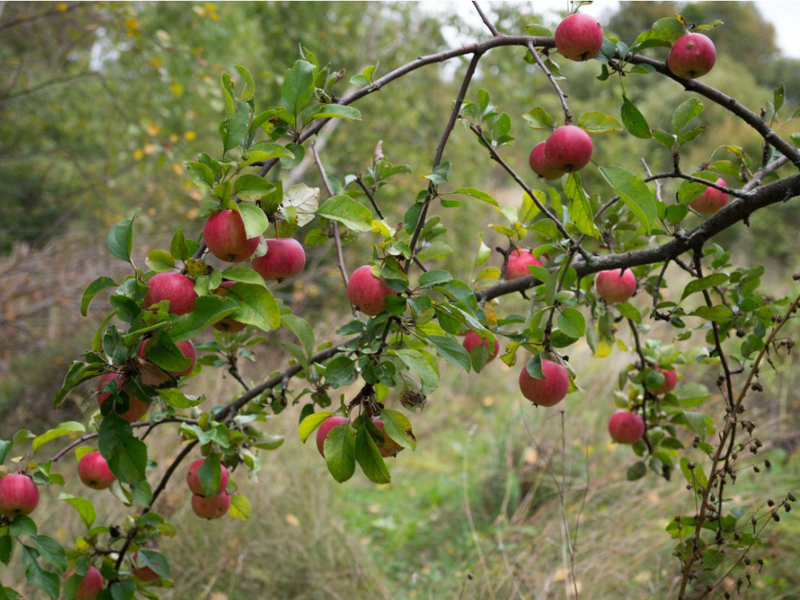
#> input picture Week_1/appletree.jpg, 1600 x 1200 px, found by its file name (shown at 1/2 size)
$ jupyter execute --allow-errors 'Weekly Project.ipynb'
#> lines starting #> are read from the running program, lines starting #| are printed output that depends on the picture; after the words box and inside, x2 and y2 are one past the last pixel; in counts of white or black regions, pixels touching at a corner belong together
# Weekly project part 1
Using the image "appletree.jpg"
1) Can you segment the apples from the tree?
2) Can you get the computer to count how many there are?
    How close can you get to the ground truth? (there are 26 apples in the image)
3) Can you change the color of one of them?
4) Can you segment the leaves?


# Weekly project part 2
1) Remove the greenscreen and replace the background in "itssp.png".
2) Can you improve the edge with eroding/dilating?

[cell 1]
import cv2
import numpy as np
import imutils
from matplotlib import pyplot as plt
from matplotlib.colors import hsv_to_rgb

[cell 2]
apple = "appletree.jpg"
bgr = cv2.imread(apple)
#> bgr is the input picture: shape (1200, 1600, 3); mean B, G, R 74.3, 117, 116.1
b, g, r = cv2.split(bgr)

apple_img = cv2.merge([r, g, b])
plt.imshow(apple_img)

[cell 3]
color = apple_img[1050, 550]
#> color = [143, 138, 106]
print(color)
#| [143 138 106]

[cell 4]
output = apple_img.copy()
upper = np.array([255, 100, 110])
lower = np.array([0, 0, 0])
mask = cv2.inRange(output, lower, upper)
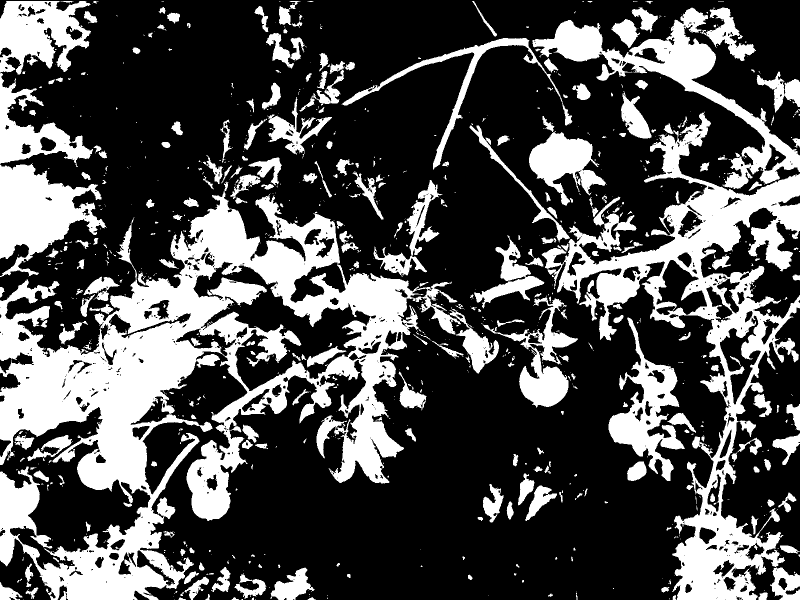
#> mask: shape (1200, 1600) (shown at 1/2 size); 30.8% white; 978 white regions (661 under 20 px), largest, box (x1, y1, x2, y2) and area: (0, 363, 922, 1200) 245308, (1083, 224, 1600, 1200) 109858, (1065, 15, 1600, 378) 32816

plt.imshow(mask)

mask = cv2.erode(mask, None, iterations = 2)
#> mask: shape (1200, 1600); 20.7% white; 539 white regions (251 under 20 px), largest, box (x1, y1, x2, y2) and area: (0, 522, 462, 988) 79091, (343, 393, 823, 965) 48422, (1116, 274, 1600, 637) 31527
plt.imshow(mask)

[cell 5]
#too much noise in rgb

[cell 6]
#HSV tryout
img = apple_img.copy()
hsv_image = cv2.cvtColor(apple_img, cv2.COLOR_RGB2HSV)
#> hsv_image: shape (1200, 1600, 3); mean H, S, V 36.8, 111.5, 124.2

lower_red_1 = np.array([0, 125, 0])
upper_red_1 = np.array([15, 255, 255])
lower_red_2 = np.array([165, 100, 0])
upper_red_2 = np.array([180, 255, 255])

mask1 = cv2.inRange(hsv_image, lower_red_1, upper_red_1)
#> mask1: shape (1200, 1600); 2.5% white; 733 white regions (605 under 20 px), largest, box (x1, y1, x2, y2) and area: (406, 419, 516, 526) 5353, (1039, 739, 1136, 810) 3244, (695, 544, 792, 628) 2787
mask2 = cv2.inRange(hsv_image, lower_red_2, upper_red_2)
#> mask2: shape (1200, 1600); 2.2% white; 143 white regions (106 under 20 px), largest, box (x1, y1, x2, y2) and area: (1061, 256, 1184, 324) 4685, (296, 546, 394, 608) 4096, (1110, 30, 1205, 95) 3613

result1 = cv2.bitwise_and(img, img, mask=mask1)
result2 = cv2.bitwise_and(img, img, mask=mask2)
results = cv2.bitwise_or(result1, result2)
plt.imshow(results)

[cell 7]
#Convert to gray

gray = cv2.cvtColor(results, cv2.COLOR_RGB2GRAY)
plt.imshow(gray, cmap = "gray")

[cell 8]
threshold = 0
threshold_value = 255

thresh = cv2.threshold(gray, threshold, threshold_value, cv2.THRESH_BINARY)[1]
#> thresh: shape (1200, 1600); 4.7% white; 619 white regions (510 under 20 px), largest, box (x1, y1, x2, y2) and area: (406, 418, 520, 526) 7724, (1059, 256, 1184, 344) 7482, (288, 538, 396, 632) 6269
plt.imshow(thresh, cmap='gray')

[cell 9]
erode_mask = thresh.copy()
erode_mask = cv2.erode(erode_mask, None, iterations = 3)
#> erode_mask: shape (1200, 1600); 3.1% white; 44 white regions (10 under 20 px), largest, box (x1, y1, x2, y2) and area: (1062, 260, 1181, 341) 6104, (410, 423, 516, 520) 5777, (293, 550, 392, 628) 4929
plt.imshow(erode_mask, cmap = "gray")

[cell 10]
dilate_mask = erode_mask.copy()
dilate_mask = cv2.dilate(dilate_mask, None ,iterations = 10)
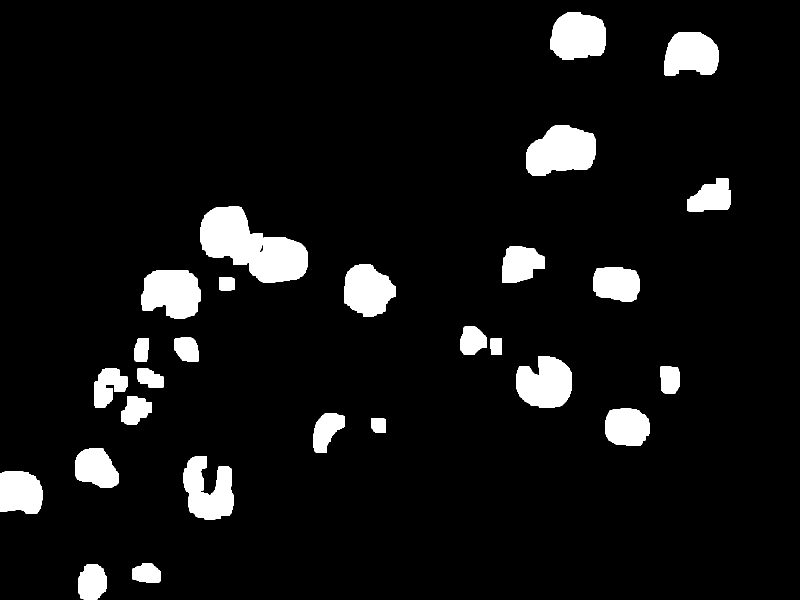
#> dilate_mask: shape (1200, 1600) (shown at 1/2 size); 7.1% white; 27 white regions
plt.imshow(dilate_mask, cmap="gray")

[cell 11]
cnts = cv2.findContours(dilate_mask.copy(), cv2.RETR_EXTERNAL, cv2.CHAIN_APPROX_SIMPLE)
#> cnts = 27 contours; largest, box (x1, y1, x2, y2) and area: (400, 413, 616, 566) 18536, (1052, 250, 1191, 351) 10425, (283, 540, 402, 638) 9062, (1033, 712, 1144, 816) 8640, (1101, 24, 1212, 119) 8463
cnts = imutils.grab_contours(cnts)
output = apple_img.copy()
for c in cnts:
    # draw each contour on the output image with a 3px thick black outline
    cv2.drawContours(output, [c], -1, (0, 0, 0), 3)
#> this loop made 27 passes
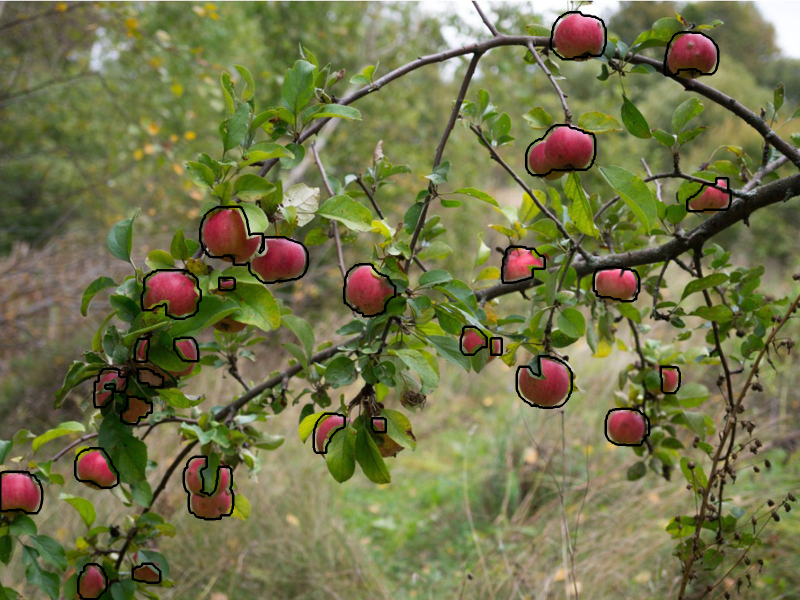
#> output: shape (1200, 1600, 3) (shown at 1/2 size); mean R, G, B 114.3, 115.1, 73.2

plt.imshow(output)

[cell 12]
text = "I found {} objects!".format(len(cnts))
#> text = 'I found 27 objects!'
text_copy = output.copy()
cv2.putText(text_copy, text, (0, 200),  cv2.FONT_HERSHEY_SIMPLEX, 3, (0, 0, 0), 10)
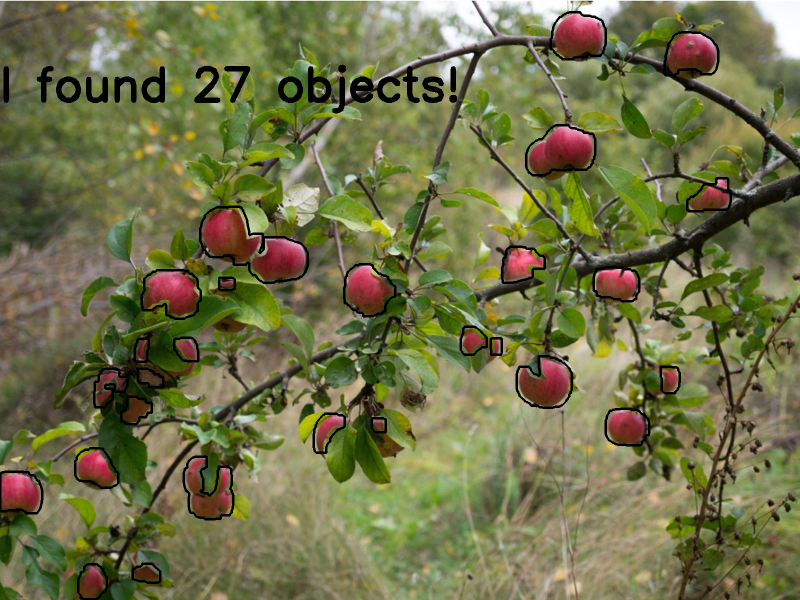
#> text_copy: shape (1200, 1600, 3) (shown at 1/2 size); 1.1% of pixels changed, all inside (x1, y1, x2, y2) = (7, 129, 915, 227)
plt.imshow(text_copy)

[cell 13]
cnts = cv2.findContours(dilate_mask.copy(), cv2.RETR_EXTERNAL, cv2.CHAIN_APPROX_SIMPLE)
cnts = imutils.grab_contours(cnts)
(h, w, d) = output.shape
#> h = 1200; w = 1600; d = 3

max_x = 0
max_y = 0
min_x = h
#> min_x = 1200
min_y = w
#> min_y = 1600

for i in cnts[1]:
    for j in i:
        if j[0]>max_x:
            max_x = j[0]
        if j[0]<min_x:
            min_x = j[0]
        if j[1]>max_y:
            max_y = j[1]
        if j[1]<min_y:
            min_y = j[1]
#> this loop made 45 passes
#> i on passes 1 to 12: [[284, 1127]], [[284, 1130]], [[283, 1131]], [[282, 1131]], [[280, 1133]], [[273, 1133]], [[272, 1134]], [[271, 1134]], [[271, 1136]], [[270, 1137]], [[265, 1137]], [[265, 1158]]
#> after the loop, max_x = 320; max_y = 1165; min_x = 265; min_y = 1127

[cell 14]
print(max_x, min_x, max_y, min_y)
#| 320 265 1165 1127
#cv2.boundingRect

[cell 15]
result = np.zeros_like(apple_img)
result_2 = apple_img.copy()
result_2[min_x:max_x,min_y:max_y] = (255,0,0)
#> result_2: shape (1200, 1600, 3); mean R, G, B 116.2, 116.9, 74.2
plt.imshow(result_2)

[cell 16]
h, w, d = apple_img.shape
blank_image = np.zeros((h,w,3), np.uint8)
cnts = cv2.findContours(dilate_mask.copy(), cv2.RETR_EXTERNAL, cv2.CHAIN_APPROX_SIMPLE)
cnts = imutils.grab_contours(cnts)
#for c in cnts:
    # draw each contour on the output image with a 3px thick black outline

cv2.drawContours(blank_image, [cnts[20]], -1, (155, 0, 155), cv2.FILLED)
plt.imshow(blank_image)

[cell 17]
color_switch = cv2.bitwise_or(apple_img.copy(), blank_image.copy(), mask = None)
plt.imshow(color_switch)

### Part 2, It's time to stop
Down is part 2 of the weekly exercise

[cell 18]
bgr_img = cv2.imread("ittsp.png")
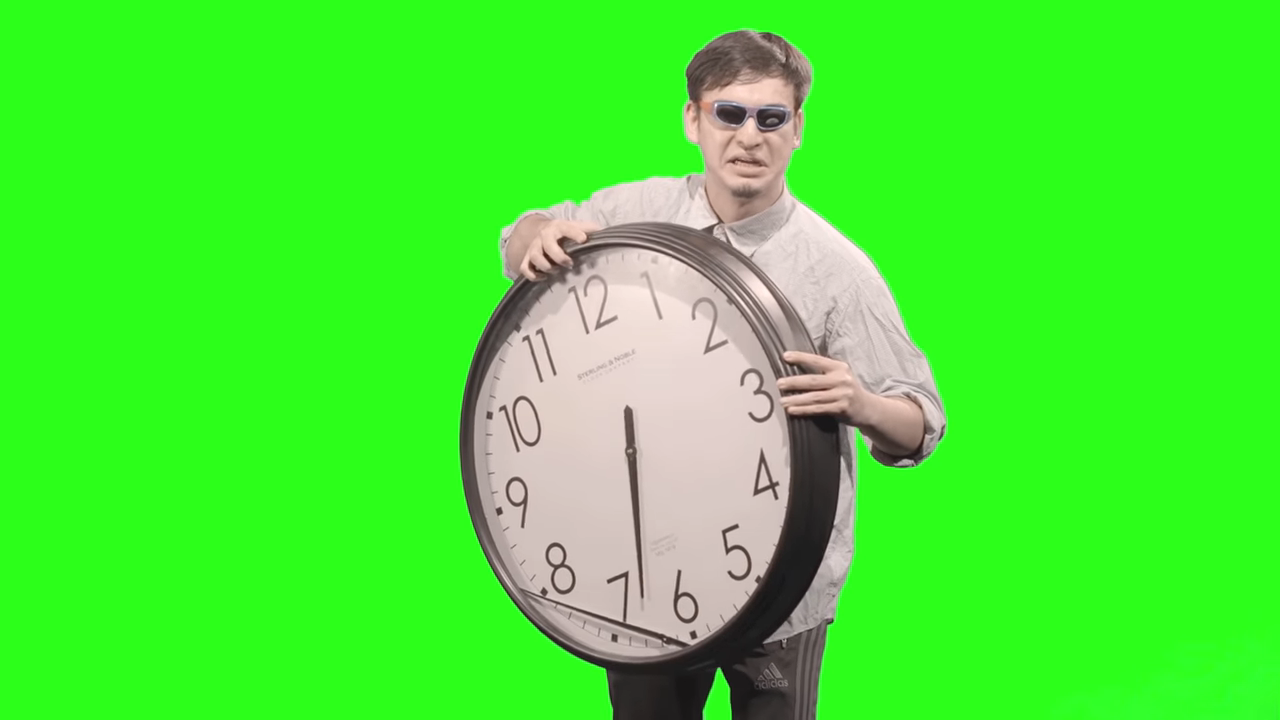
#> input picture Week_1/ittsp.png, 1280 x 720 px, found by its file name
#> bgr_img is the input picture: shape (720, 1280, 3); mean B, G, R 55, 233, 73.4
[b, g, r] = cv2.split(bgr_img)
#> b: shape (720, 1280)
#> g: shape (720, 1280)
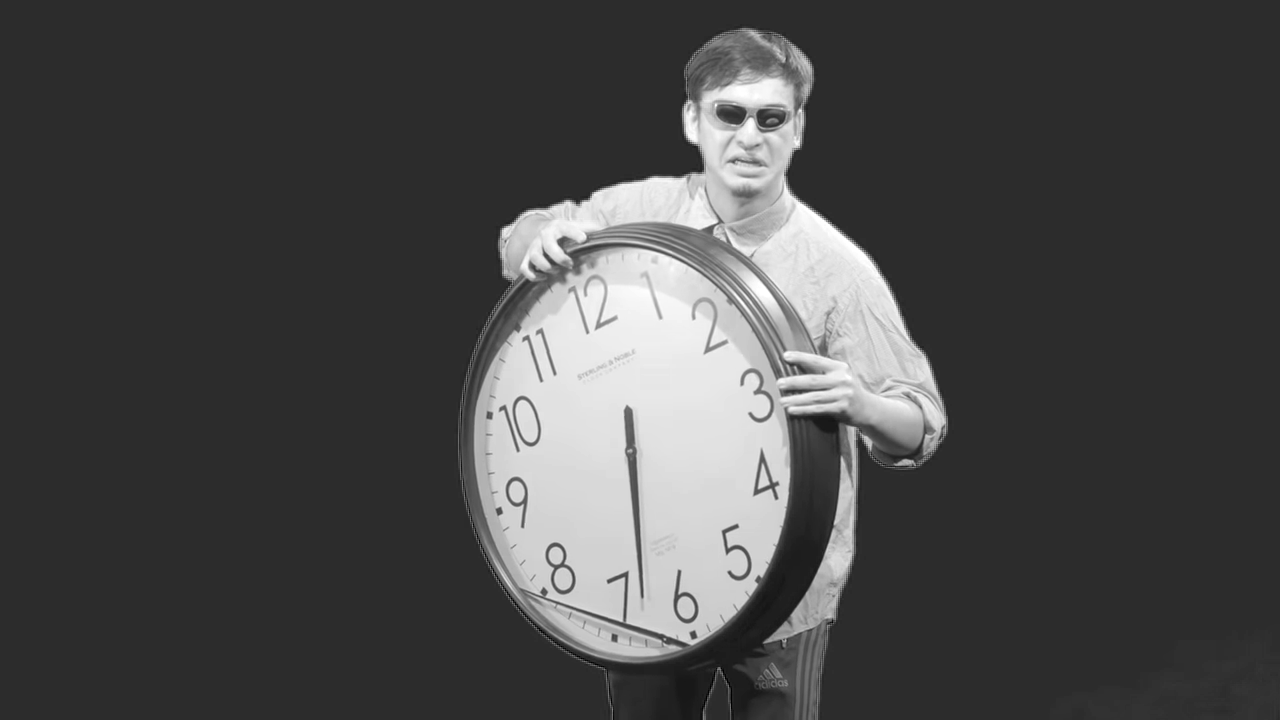
#> r: shape (720, 1280); min 0, max 255, mean 73.4
image = cv2.merge([r, g, b])
plt.imshow(image)

[cell 19]
(h, w, d) = image.shape
#> h = 720; w = 1280
print("height = {}, width = {}, d = {}".format(h, w, d))
#| height = 720, width = 1280, d = 3
(R, G, B) = image[100, 100]
#> R = 44; G = 255; B = 26
print("R = {}, G = {} B = {}".format(R, G, B))
#| R = 44, G = 255 B = 26

[cell 20]
output = image.copy()
upper = np.array([70, 255, 60])
lower = np.array([40, 245, 22])
mask = cv2.inRange(output, lower, upper)
#> mask: shape (720, 1280); 77% white; 35 black regions (34 under 20 px), largest, box (x1, y1, x2, y2) and area: (456, 24, 948, 720) 212053
plt.imshow(mask)

[cell 21]
output = image.copy()
res = cv2.bitwise_and(output, output, mask = mask)

plt.imshow(res)

[cell 22]
threshold = 225
threshold_value = 255

thresh = cv2.threshold(mask, threshold, threshold_value, cv2.THRESH_BINARY)[1]
plt.imshow(thresh, cmap='gray')
threshold = cv2.dilate(thresh, None, iterations = 3)
#> threshold: shape (720, 1280); 77.9% white; 1 black region, box (x1, y1, x2, y2) and area: (461, 31, 945, 720) 204085
k1 = cv2.bitwise_and(output, output, mask = threshold)
k = output - k1
plt.imshow(k)

[cell 23]
(h, w, d) = k.shape
bgr_img_2 = cv2.imread("appletree.jpg")
(B2, G2, R2) = cv2.split(bgr_img_2)
apples = cv2.merge([R2, G2, B2])
(b2, w2, d2) = apples.shape
#> b2 = 1200; w2 = 1600; d2 = 3
apples_resized = cv2.resize(apples, (w, h))

[cell 24]
joint = np.where(k == 0, apples_resized, k)
plt.imshow(joint)

#> (a cell that did not finish here is left out)

[cell 26]
apples_cut = cv2.bitwise_and(apples_resized, apples_resized, mask = threshold)
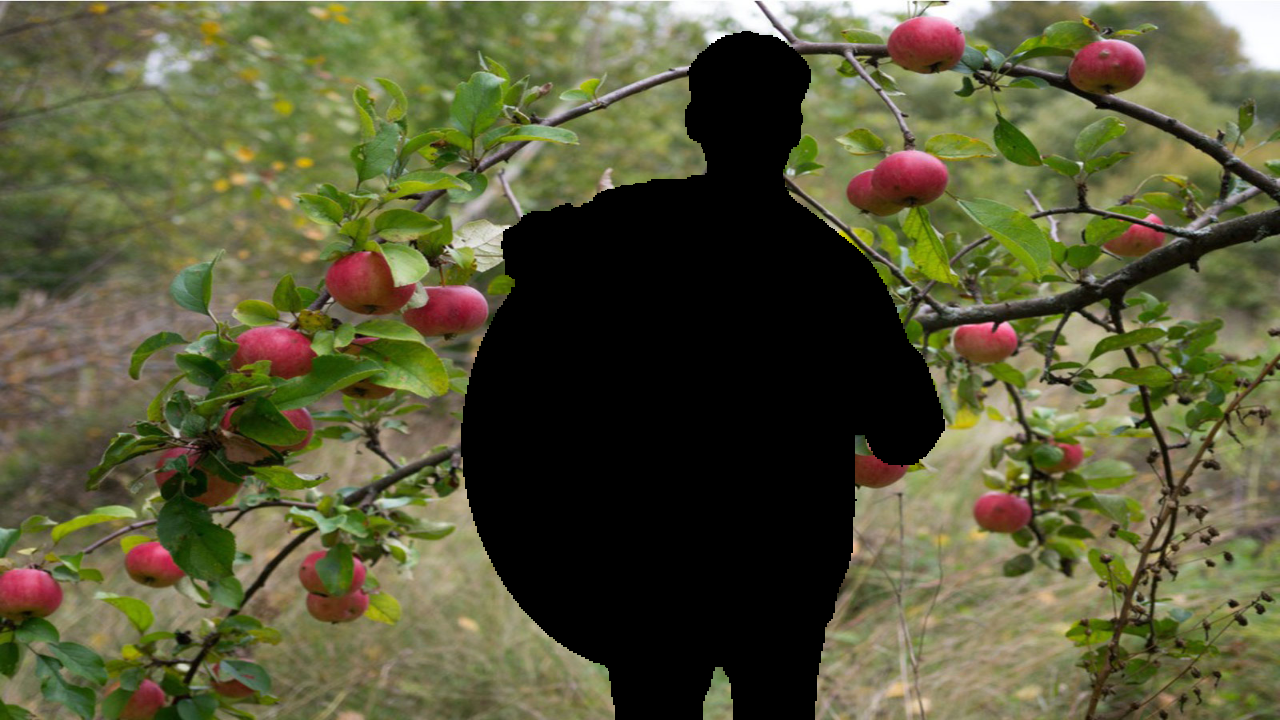
#> apples_cut: shape (720, 1280, 3); mean R, G, B 88.5, 88.5, 56.8
joint_3 = cv2.add(apples_cut, k)
plt.imshow(joint_3)
